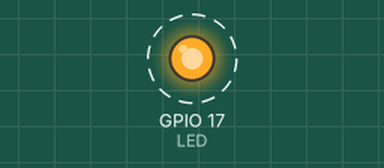
Bench run of a program on a simulated Raspberry Pi (BCM pin numbers). Shown: output pins drawn as LEDs (lit = HIGH). Dashed ring = blinking. What the program prints to the terminal is not drawn. At 20.0 s the program stops and its outputs stay as they are.

Above: at 0.5 s.
Timing chart, 0 to 4.6 s (numbered marks = the images above):
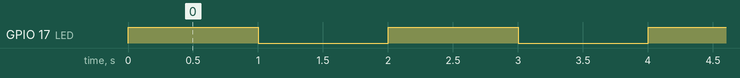

Measured:
- by itself, GPIO 17 (LED): alternates HIGH for 1.0 s and LOW for 1.0 s, 20 changes in all, then stays LOW

The program:

Project1-Blinky.py
```python
import RPi.GPIO as GPIO
from time import sleep
GPIO.setmode(GPIO.BCM)
LED = 17
delay = 1
GPIO.setup(LED, GPIO.OUT)

for i in range(10):
    GPIO.output(LED,GPIO.HIGH)
    print("LED ON")
    sleep(delay)
    GPIO.output(LED,GPIO.LOW)
    print("LED OFF")
    sleep(delay)

GPIO.cleanup()
```
